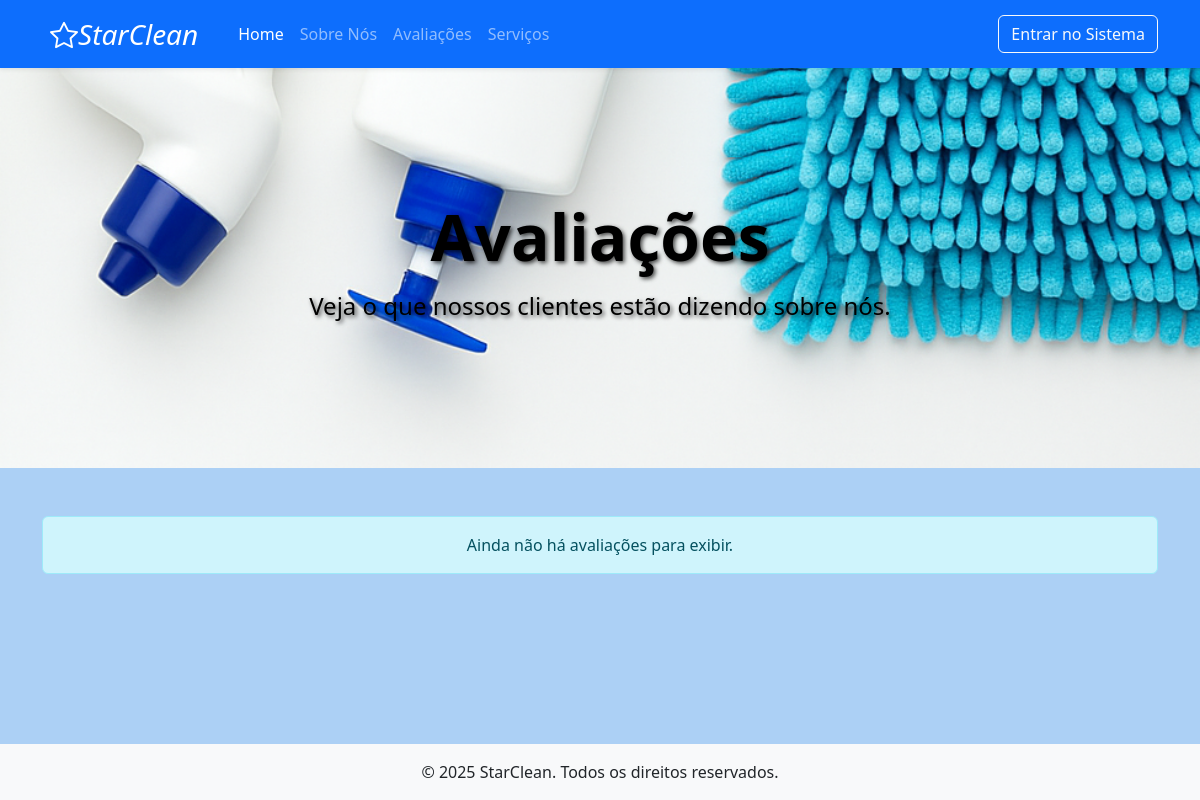
The app's page /pages/avaliacoes.php, older data.
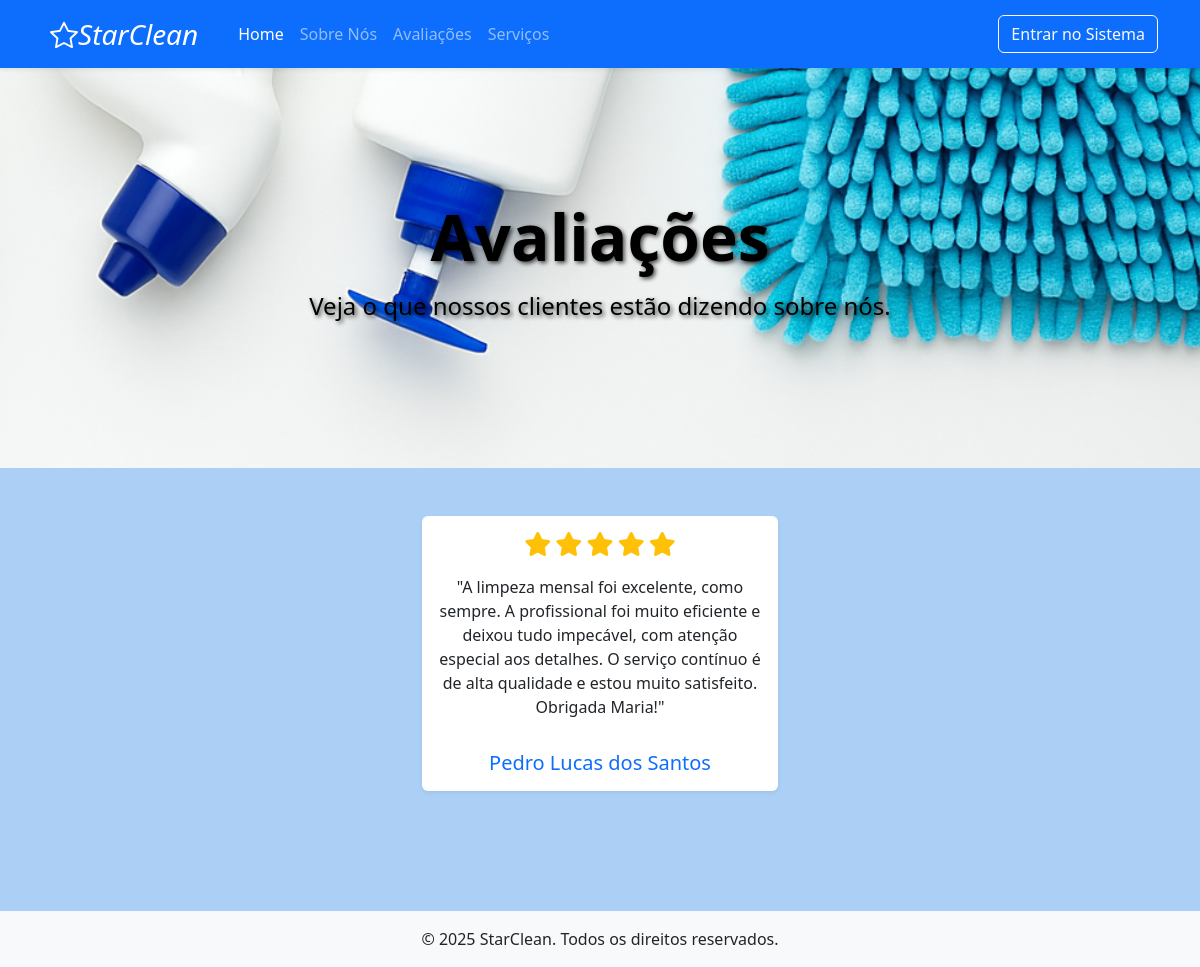
The same page, newer data.
### tables this page shows
CREATE TABLE `avaliacao_prestador` (
  `id` int(11) NOT NULL,
  `Cliente_id` int(11) NOT NULL,
  `Prestador_id` int(11) NOT NULL,
  `nota` int(11) DEFAULT NULL,
  `comentario` text DEFAULT NULL
);

CREATE TABLE `cliente` (
  `id` int(11) NOT NULL,
  `nome` varchar(45) NOT NULL,
  `sobrenome` varchar(45) NOT NULL,
  `email` varchar(150) NOT NULL,
  `data_nascimento` date NOT NULL,
  `telefone` varchar(20) NOT NULL,
  `cpf` varchar(14) NOT NULL,
  `password` varchar(255) NOT NULL,
  `receber_notificacoes_email` tinyint(1) NOT NULL DEFAULT 1,
  `criado_em` timestamp NOT NULL DEFAULT current_timestamp(),
  `atualizado_em` timestamp NOT NULL DEFAULT current_timestamp() ON UPDATE current_timestamp()
);

### pages/avaliacoes.php (the view, shortened to what this page needs)
<?php
$avaliacoes = [];
try {
    $pdo = obterConexaoPDO();
    $stmt = $pdo->prepare(
        "SELECT ap.comentario, ap.nota, c.nome AS nome_cliente
         FROM avaliacao_prestador ap
         JOIN cliente c ON ap.Cliente_id = c.id
         WHERE ap.comentario IS NOT NULL AND ap.nota IS NOT NULL
         ORDER BY ap.id DESC"
    );
    $stmt->execute();
    $avaliacoes = $stmt->fetchAll(PDO::FETCH_ASSOC);
} catch (PDOException $e) {
    error_log("Erro ao buscar avaliações: " . $e->getMessage());
    $erro_banco = '<div class="alert alert-danger text-center">Não foi possível carregar as avaliações no momento.</div>';
}
include '../includes/header.php';
include '../includes/navbar.php';
?>
<header class="hero-section"
    style="background: url(<?= BASE_URL ?>/img/produtoslimp.png) center/cover no-repeat; height: 400px; display: flex; align-items: center; color: black; text-shadow: 2px 2px 4px rgba(0,0,0,0.7);">
    <div class="container">
        <h1 class="display-3 fw-bold text-center color-white">Avaliações</h1>
        <p>
        <h4 class="text-center color-white">Veja o que nossos clientes estão dizendo sobre nós.</h4>
        </p>
    </div>
</header>
<main class="container my-5">
    <section class="mb-5">
        <div class="row text-center justify-content-center">
            <?php if (!empty($avaliacoes)): ?>
                <?php foreach ($avaliacoes as $avaliacao): ?>
                    <div class="col-md-6 col-lg-4 mb-4">
                        <div class="card h-100 shadow-sm border-0">
                            <div class="card-body d-flex flex-column">
                                <div class="text-center mb-3">
                                    <?php
                                        $nota = (int)$avaliacao['nota'];
                                        for ($i = 1; $i <= 5; $i++):
                                    ?>
                                        <i class="fas fa-star fs-4 <?= ($i <= $nota) ? 'text-warning' : 'text-muted' ?>"></i>
                                    <?php endfor; ?>
                                </div>
                                <p class="card-text flex-grow-1">"<?= nl2br(htmlspecialchars($avaliacao['comentario'])) ?>"</p>
                                <h5 class="card-title mt-3 mb-0 text-primary">
                                    <?= htmlspecialchars($avaliacao['nome_cliente']) ?>
                                </h5>
                            </div>
                        </div>
                    </div>
                <?php endforeach; ?>
            <?php else: ?>
                 <div class="col-12 text-center">
                    <div class="alert alert-info">Ainda não há avaliações para exibir.</div>
                </div>
            <?php endif; ?>
        </div>
    </section>
</main>
<?php
include '../includes/footer.php';
?>

### includes/header.php (shortened to what this page needs)
<!DOCTYPE html>
<html lang="pt-br">
<head>
    <link rel="stylesheet" href="https://cdn.jsdelivr.net/npm/bootstrap-icons@1.5.0/font/bootstrap-icons.css">
    <link href="https://cdn.jsdelivr.net/npm/bootstrap@5.3.0/dist/css/bootstrap.min.css" rel="stylesheet">
    <link rel="stylesheet" href="https://cdnjs.cloudflare.com/ajax/libs/font-awesome/6.5.1/css/all.min.css">
    <link rel="stylesheet" href="<?= BASE_URL ?>/includes/star_clean.css">
</head>
<body class="d-flex flex-column min-vh-100" style="background-color: #acd0f5ff;">

### includes/navbar.php (shortened to what this page needs)
<nav class="navbar navbar-expand-lg navbar-dark bg-primary shadow-sm">
    <div class="container">
        <a class="navbar-brand" href="<?= BASE_URL ?>/index.php"><b></b>
        <i class="bi bi-star fs-3 me-2 bg-circle p-2 text-white">StarClean</i></a>
        <div class="collapse navbar-collapse" id="navbarNav">
            <ul class="navbar-nav me-auto mb-2 mb-lg-0">
                <li class="nav-item">
                    <a class="nav-link active" href="<?= BASE_URL ?>/index.php">Home</a>
                </li>
                <li class="nav-item">
                    <a class="nav-link" href="<?= BASE_URL ?>/pages/sobre.php">Sobre Nós</a>
                </li>
                <li class="nav-item">
                    <a class="nav-link" href="<?= BASE_URL ?>/pages/avaliacoes.php">Avaliações</a>
                </li>
                <li class="nav-item">
                    <a href="<?= BASE_URL ?>/pages/servicos.php" class="nav-link">Serviços</a>
                </li>
            </ul>
            <?php
            $currentPage = $_SERVER['PHP_SELF'];
            if (strpos($currentPage, 'login.php') === false && strpos($currentPage, 'cadastro.php') === false) :
            ?>
                <div class="d-flex">
                    <a href="<?= BASE_URL ?>/pages/login.php" class="btn btn-outline-light">Entrar no Sistema</a>
                </div>
            <?php endif; ?>
        </div>
    </div>
</nav>

### includes/footer.php (shortened to what this page needs)
<footer class="text-center bg-light py-3 mt-auto">
    <p class="mb-0">&copy; <?= date('Y') ?> StarClean. Todos os direitos reservados.</p>
</footer>
</body>
</html>

### includes/star_clean.css (style rules this page uses)
.hero-section { background: linear-gradient(rgba(0, 0, 0, 0.5), rgba(0, 0, 0, 0.5)), url(../img/Logo_slider.jpg) center; background-size: cover; color: white; padding: 80px 0; text-align: end; }
.card-body { min-height: 220px; }

Row changes from the older to the newer data that the page shows:
added avaliacao_prestador: nota 5 (drawn), comentario "A limpeza mensal foi excelente, como sempre. A profissional foi muito eficiente e deixou tudo impecável, com atenção especial aos detalhes. O serviço contínuo é de alta qualidade e estou muito satisfeito. Obrigada Maria!", Cliente.nome "Pedro Lucas dos Santos"
Text that changed along with them:
text no longer shown: "Ainda não há avaliações para exibir."
